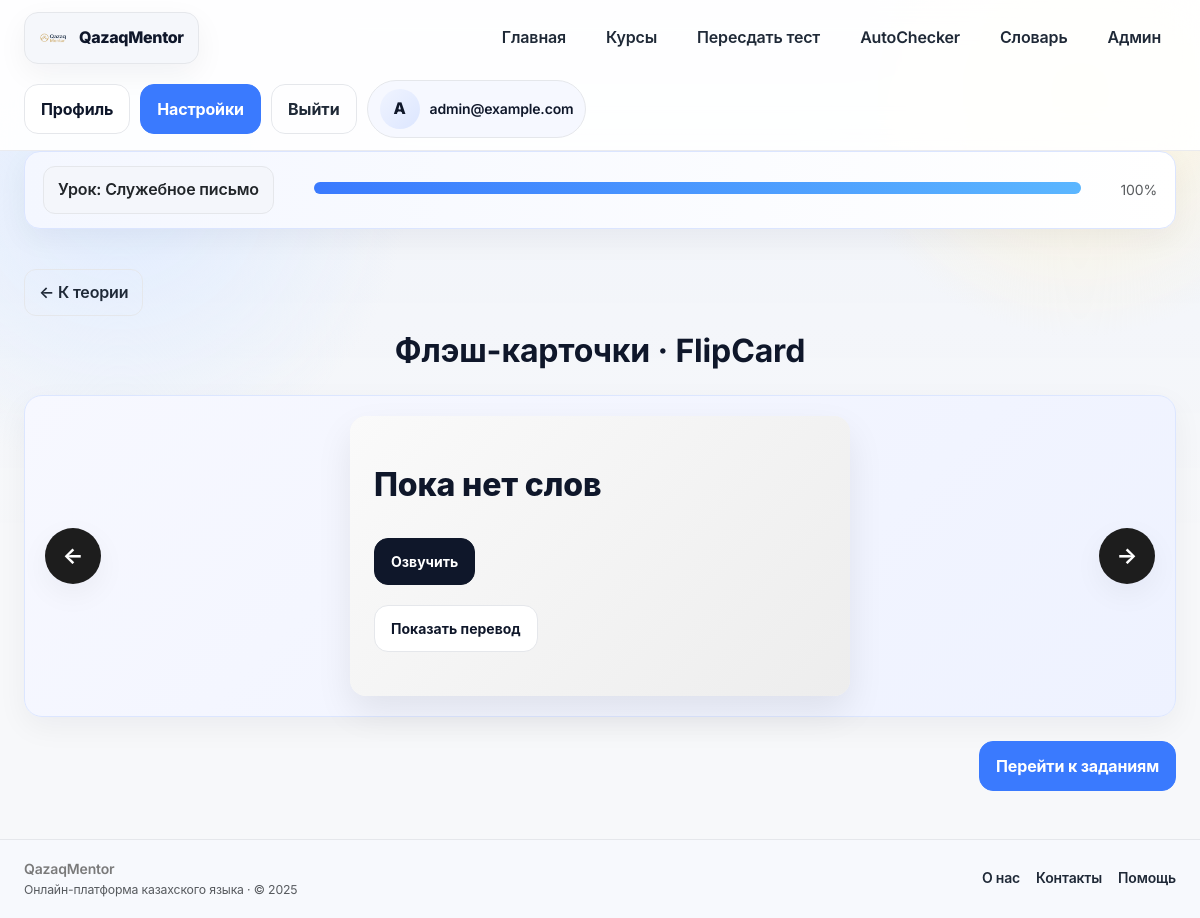
The page /lesson/5?view=flashcards (signed in) on the database its author committed.
### app/models/__init__.py (models this page shows, shortened)
class User(Base):
    __tablename__ = "users"
    __allow_unmapped__ = True
    id = Column(Integer, primary_key=True, index=True)
    email = Column(String, unique=True, index=True, nullable=False)
    hashed_password = Column(String, nullable=False)
    age = Column(Integer, nullable=False)
    target = Column(String, nullable=False)  # school / general / business
    daily_minutes = Column(Integer, nullable=False, default=10)
    level = Column(String, nullable=True)
    role = Column(String, nullable=False, default="user")
    created_at = Column(DateTime, server_default=func.now(), nullable=False)
    placements: List["PlacementTestResult"] = relationship(
        "PlacementTestResult", back_populates="user", cascade="all, delete-orphan"
    )
    progresses: List["UserProgress"] = relationship(
        "UserProgress", back_populates="user", cascade="all, delete-orphan"
    )

class Lesson(Base):
    __tablename__ = "lessons"
    __allow_unmapped__ = True
    id = Column(Integer, primary_key=True, index=True)
    module_id = Column(Integer, ForeignKey("modules.id"), nullable=False)
    title = Column(String, nullable=False)
    description = Column(Text, nullable=True)
    lesson_type = Column(String, nullable=True)
    estimated_time = Column(Integer, nullable=True)
    difficulty = Column(String, nullable=True)
    age_group = Column(String, nullable=True)  # kids / adult / gov
    order = Column(Integer, nullable=False, default=1)
    status = Column(String, nullable=False, default="draft")  # draft / published / archived
    language = Column(String, nullable=False, default="kk")
    version = Column(Integer, nullable=False, default=1)
    created_at = Column(DateTime, server_default=func.now(), nullable=False)
    updated_at = Column(DateTime, server_default=func.now(), onupdate=func.now(), nullable=False)
    module: "Module" = relationship("Module", back_populates="lessons")
    blocks: List["LessonBlock"] = relationship(
        "LessonBlock", back_populates="lesson", cascade="all, delete-orphan", order_by="LessonBlock.order"
    )
    flashcards: List["Flashcard"] = relationship(
        "Flashcard", back_populates="lesson", cascade="all, delete-orphan"
    )
    quizzes: List["Quiz"] = relationship(
        "Quiz", back_populates="lesson", cascade="all, delete-orphan"
    )

### app/routers/lessons.py (the view)
@router.get("/lesson/{lesson_id}")
async def lesson_page(
    lesson_id: int,
    request: Request,
    db: Session = Depends(get_db),
    view: str = Query("theory"),
    word_index: int = Query(0),
    user: models.User = Depends(get_current_user),
):
    lesson = (
        db.query(models.Lesson)
        .options(
            selectinload(models.Lesson.blocks),
            selectinload(models.Lesson.flashcards),
            selectinload(models.Lesson.quizzes),
            selectinload(models.Lesson.module)
            .selectinload(models.Module.course)
            .selectinload(models.Course.modules)
            .selectinload(models.Module.lessons),
            selectinload(models.Lesson.module).selectinload(models.Module.lessons),
        )
        .filter(models.Lesson.id == lesson_id)
        .first()
    )
    if not lesson:
        raise HTTPException(status_code=404, detail="Lesson not found")
    progress_map = {}
    progress = (
        db.query(models.UserProgress)
        .filter(models.UserProgress.user_id == user.id, models.UserProgress.lesson_id == lesson.id)
        .first()
    )
    if not progress:
        progress = models.UserProgress(user_id=user.id, lesson_id=lesson.id, status="in_progress")
        db.add(progress)
        db.commit()
    progress_status = progress.status
    course = (
        db.query(models.Course)
        .options(selectinload(models.Course.modules).selectinload(models.Module.lessons))
        .filter(models.Course.id == lesson.module.course.id)
        .first()
    )
    course = course or lesson.module.course
    lesson_ids = [l.id for m in course.modules for l in m.lessons] if course.modules else []
    if lesson_ids:
        rows = (
            db.query(models.UserProgress)
            .filter(models.UserProgress.user_id == user.id, models.UserProgress.lesson_id.in_(lesson_ids))
            .all()
        )
        progress_map = {row.lesson_id: row.status for row in rows}
    completed = sum(1 for lid in lesson_ids if progress_map.get(lid) == "done") if lesson_ids else 0
    course_progress = int((completed / len(lesson_ids)) * 100) if lesson_ids else 0
    module_lessons = lesson.module.lessons
    module_completed = sum(1 for l in module_lessons if progress_map.get(l.id) == "done") if module_lessons else 0
    module_progress = int((module_completed / len(module_lessons)) * 100) if module_lessons else 0
    lesson_progress_value = 100 if progress_status == "done" else 50 if progress_status == "in_progress" else 0
    template_name = {
        "theory": "lesson_page_theory.html",
        "flashcards": "lesson_page_flashcards.html",
        "tasks": "lesson_page_tasks.html",
        "words": "lesson_word_practice.html",
    }.get(view, "lesson_page_theory.html")
    word_list = lesson.flashcards or []
    safe_index = max(0, min(word_index, len(word_list) - 1)) if word_list else 0
    selected_word = word_list[safe_index] if word_list else None
    word_progress = int(((safe_index) / len(word_list)) * 100) if word_list else 0
    response = render_template(
        request,
        template_name,
        {
            "lesson": lesson,
            "progress_status": progress_status,
            "course_progress": course_progress,
            "module_progress": module_progress,
            "lesson_progress": lesson_progress_value,
            "progress_map": progress_map,
            "word": selected_word,
            "word_index": safe_index,
            "word_total": len(word_list),
            "word_progress": word_progress,
        },
    )
    try:
        add_flashcards_to_dictionary(user.id, lesson.module.course.id, lesson.flashcards, db)
    except Exception:
        pass
    return response

### app/templates/lesson_page_flashcards.html (shortened to what this page needs)
{% extends "base.html" %}
{% block content %}
<link rel="stylesheet" href="{{ url_for('static', path='css/flashcards.css') }}?v=1">
<div class="lesson-band mb-4">
    <div class="d-flex flex-column flex-md-row align-items-md-center gap-3 justify-content-between">
        <div class="d-flex align-items-center gap-2 flex-wrap">
            <span class="nav-chip text-dark">Урок: {{ lesson.title }}</span>
        </div>
        <div class="flex-grow-1 mx-md-4">
            <div class="progress progress-slim mb-1">
                <div class="progress-bar" role="progressbar" style="width: {{ course_progress }}%;"></div>
            </div>
        </div>
        <div class="small text-muted">{{ course_progress }}%</div>
    </div>
</div>
{% set flashcards = lesson.flashcards or [] %}
<section class="page-section">
    <div class="d-flex justify-content-start mb-3">
        <a href="/lesson/{{ lesson.id }}?view=theory" class="btn-ghost text-decoration-none">← К теории</a>
    </div>
    <h2 class="fw-bold mb-4 text-center">Флэш-карточки · FlipCard</h2>
    <div class="vocab-stage mb-4">
        <button class="vocab-arrow" id="lesson-prev" aria-label="Предыдущая карточка">←</button>
        <div class="flashcard-shell" id="flashcard-container">
            <div class="flashcard shadow-soft" id="flashcard">
                <div class="front">
                    <div class="kz" id="card-front-word">Нет слов</div>
                    <button class="btn btn-dark btn-sm mt-3" id="speak-btn">Озвучить</button>
                    <button class="btn btn-outline-dark btn-sm mt-2" id="flip-btn">Показать перевод</button>
                </div>
                <div class="back">
                    <div class="ru" id="card-back-ru">Перевод</div>
                    <button class="btn btn-outline-dark btn-sm mt-3" id="flip-back-btn">Назад</button>
                </div>
            </div>
        </div>
        <button class="vocab-arrow" id="lesson-next" aria-label="Следующая карточка">→</button>
    </div>
    <div class="d-flex justify-content-end">
        <a href="/lesson/{{ lesson.id }}?view=tasks" class="btn btn-primary">Перейти к заданиям</a>
    </div>
</section>
{% endblock %}

### app/templates/base.html (shortened to what this page needs)
<!DOCTYPE html>
<html lang="kk">
<head>
    <link href="https://cdn.jsdelivr.net/npm/bootstrap@5.3.3/dist/css/bootstrap.min.css" rel="stylesheet">
    <link rel="stylesheet" href="{{ url_for('static', path='css/main.css') }}?v=qm2">
</head>
<body>
{% set current_user = request.state.user or (user if user is defined else None) %}
{% set current_path = request.url.path if request and request.url else '' %}
<header class="app-nav">
    <div class="page-shell nav-inner">
        <a href="/" class="brand-mark">
            <img src="{{ url_for('static', path='img/logo.png') }}" alt="QazaqMentor">
            <span>QazaqMentor</span>
        </a>
        <nav class="nav-links">
            <a class="nav-link {% if current_path == '/' %}active{% endif %}" href="/">Главная</a>
            <a class="nav-link {% if '/courses' in current_path %}active{% endif %}" href="/courses">Курсы</a>
            <a class="nav-link {% if '/placement' in current_path %}active{% endif %}" href="/placement-test">
                {% if current_user %}Пересдать тест{% else %}Тест уровня{% endif %}
            </a>
            <a class="nav-link {% if '/autochecker' in current_path %}active{% endif %}" href="/autochecker">AutoChecker</a>
            <a class="nav-link {% if '/vocabulary' in current_path or '/dictionary' in current_path %}active{% endif %}" href="/vocabulary">Словарь</a>
            {% if current_user and current_user.is_admin %}
            <a class="nav-link" href="/admin">Админ</a>
            {% endif %}
        </nav>
        <div class="nav-actions">
            {% if current_user %}
                <a class="btn btn-outline-dark" href="/profile">Профиль</a>
                <a class="btn btn-primary" href="/settings">Настройки</a>
                <form action="/logout" method="post" class="m-0">
                    <button type="submit" class="btn btn-ghost">Выйти</button>
                </form>
                <div class="profile-chip">
                    <div class="avatar">{{ current_user.email[0]|upper }}</div>
                    <div class="fw-semibold small">{{ current_user.full_name or current_user.email }}</div>
                </div>
            {% else %}
                <a class="btn btn-outline-dark" href="/login">Войти</a>
                <a class="btn btn-primary" href="/signup">Регистрация</a>
            {% endif %}
        </div>
    </div>
</header>
<main class="page-body">
    <div class="page-shell">
        {% block content %}{% endblock %}
    </div>
</main>
<footer class="footer-bar mt-5">
    <div class="page-shell d-flex align-items-center justify-content-between flex-wrap gap-3">
        <div>
            <div class="fw-semibold">QazaqMentor</div>
            <div class="small text-muted">Онлайн-платформа казахского языка · © 2025</div>
        </div>
        <div class="d-flex align-items-center gap-3">
            <a href="#">О нас</a>
            <a href="#">Контакты</a>
            <a href="#">Помощь</a>
        </div>
    </div>
</footer>
</body>
</html>

### app/static/css/flashcards.css (style rules this page uses)
.flashcard-shell { position: relative; width: min(500px, 90vw); height: 280px; perspective: 1000px; margin: 0 auto; }
.flashcard { width: 100%; height: 100%; position: relative; border-radius: 16px; background: #f3f3f3; box-shadow: 0 16px 36px rgba(0, 0, 0, 0.08); transform-style: preserve-3d; transition: transform 0.6s; }
.flashcard .front, .flashcard .back { position: absolute; width: 100%; height: 100%; top: 0; left: 0; padding: 24px; backface-visibility: hidden; border-radius: 16px; display: flex; flex-direction: column; align-items: flex-start; justify-content: center; gap: 12px; }
.flashcard .front { background: linear-gradient(135deg, #fafafa 0%, #ededed 100%); }
.flashcard .back { background: linear-gradient(135deg, #f1f1f1 0%, #e0e0e0 100%); transform: rotateY(180deg); }
.flashcard .kz { font-size: 32px; font-weight: 800; }
.flashcard .ru { font-size: 20px; font-weight: 700; }
.vocab-arrow { width: 56px; height: 56px; border-radius: 50%; border: none; background: #1d1d1d; color: #fff; font-size: 22px; }

### rows shown on the page
User: email "A", email "admin@example.com"
Lesson: title "Служебное письмо"

### other values the page prints
{{ course_progress }} "100"
